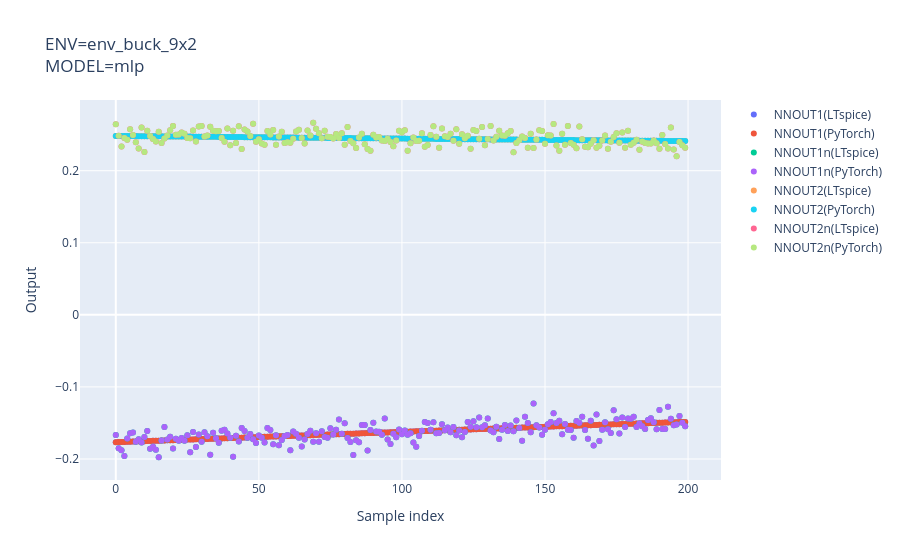

Notebook code cell kept with this figure:
### Markdown cell above
---
## Execution

### Code cell
ENV_NAME = "env_buck_9x2"
MODEL_NAME = "mlp"
PY_FILENAME = ENV_NAME + '_' + MODEL_NAME     # output python file name
SP_FILENAME = ENV_NAME + '_' + MODEL_NAME     # output ltspice subcircuit name
actor = step1()
nnouts, nnouts_py, actions, actions_py = step2(actor)
step3(nnouts, nnouts_py, actions, actions_py)

### Figure 1 — Plotly figure (JSON) as saved in the notebook; plotly's stock layout.template omitted (floating-point values rounded to 4 significant figures; data arrays with more than 128 entries replaced by an {"elided": "..."} marker saying what was removed)
{"data": [{"mode": "markers", "name": "NNOUT1(LTspice)", "type": "scatter", "x": {"elided": "200 int values"}, "y": {"elided": "200 float values"}}, {"mode": "markers", "name": "NNOUT1(PyTorch)", "type": "scatter", "x": {"elided": "200 int values"}, "y": {"elided": "200 float values"}}, {"mode": "markers", "name": "NNOUT1n(LTspice)", "type": "scatter", "x": {"elided": "200 int values"}, "y": {"elided": "200 float values"}}, {"mode": "markers", "name": "NNOUT1n(PyTorch)", "type": "scatter", "x": {"elided": "200 int values"}, "y": {"elided": "200 float values"}}, {"mode": "markers", "name": "NNOUT2(LTspice)", "type": "scatter", "x": {"elided": "200 int values"}, "y": {"elided": "200 float values"}}, {"mode": "markers", "name": "NNOUT2(PyTorch)", "type": "scatter", "x": {"elided": "200 int values"}, "y": {"elided": "200 float values"}}, {"mode": "markers", "name": "NNOUT2n(LTspice)", "type": "scatter", "x": {"elided": "200 int values"}, "y": {"elided": "200 float values"}}, {"mode": "markers", "name": "NNOUT2n(PyTorch)", "type": "scatter", "x": {"elided": "200 int values"}, "y": {"elided": "200 float values"}}], "layout": {"title": {"text": "ENV=env_buck_9x2<br>MODEL=mlp"}, "xaxis": {"title": {"text": "Sample index"}}, "yaxis": {"title": {"text": "Output"}}}}
